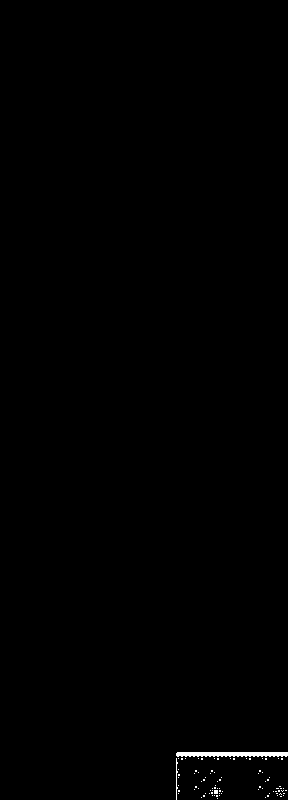

A 2D game scene composited from a Tiled map and its tileset images. What follows is a short description and the map's XML, with every tile layer's data as written:
An orthogonal 18x50 tile map with 16x16 px tiles, 1 tile layer (BG) and 1 object.

<map version="1.10" tiledversion="1.11.2" orientation="orthogonal" renderorder="right-down" width="18" height="50" tilewidth="16" tileheight="16" infinite="0" nextlayerid="4" nextobjectid="7">
 <tileset firstgid="1" source="../startLevel/monochrome_sheet.tsx" />
 <layer id="1" name="BG" width="18" height="50">
  <data encoding="csv">
132,132,132,132,132,132,132,132,132,132,132,132,132,132,132,132,132,132,
132,132,132,132,132,132,132,132,132,132,132,132,132,132,132,132,132,132,
132,132,132,132,132,132,132,132,132,132,132,132,132,132,132,132,132,132,
132,132,132,132,132,132,132,132,132,132,132,132,132,132,132,132,132,132,
132,132,132,132,132,132,132,132,132,132,132,132,132,132,132,132,132,132,
132,132,132,132,132,132,132,132,132,132,132,132,132,132,132,132,132,132,
132,132,132,132,132,132,132,132,132,132,132,132,132,132,132,132,132,132,
132,132,132,132,132,132,132,132,132,132,132,132,132,132,132,132,132,132,
132,132,132,132,132,132,132,132,132,132,132,132,132,132,132,132,132,132,
132,132,132,132,132,132,132,132,132,132,132,132,132,132,132,132,132,132,
132,132,132,132,132,132,132,132,132,132,132,132,132,132,132,132,132,132,
132,132,132,132,132,132,132,132,132,132,132,132,132,132,132,132,132,132,
132,132,132,132,132,132,132,132,132,132,132,132,132,132,132,132,132,132,
132,132,132,132,132,132,132,132,132,132,132,132,132,132,132,132,132,132,
132,132,132,132,132,132,132,132,132,132,132,132,132,132,132,132,132,132,
132,132,132,132,132,132,132,132,132,132,132,132,132,132,132,132,132,132,
132,132,132,132,132,132,132,132,132,132,132,132,132,132,132,132,132,132,
132,132,132,132,132,132,132,132,132,132,132,132,132,132,132,132,132,132,
132,132,132,132,132,132,132,132,132,132,132,132,132,132,132,132,132,132,
132,132,132,132,132,132,132,132,132,132,132,132,132,132,132,132,132,132,
132,132,132,132,132,132,132,132,132,132,132,132,132,132,132,132,132,132,
132,132,132,132,132,132,132,132,132,132,132,132,132,132,132,132,132,132,
132,132,132,132,132,132,132,132,132,132,132,132,132,132,132,132,132,132,
132,132,132,132,132,132,132,132,132,132,132,132,132,132,132,132,132,132,
132,132,132,132,132,132,132,132,132,132,132,132,132,132,132,132,132,132,
132,132,132,132,132,132,132,132,132,132,132,132,132,132,132,132,132,132,
132,132,132,132,132,132,132,132,132,132,132,132,132,132,132,132,132,132,
132,132,132,132,132,132,132,132,132,132,132,132,132,132,132,132,132,132,
132,132,132,132,132,132,132,132,132,132,132,132,132,132,132,132,132,132,
132,132,132,132,132,132,132,132,132,132,132,132,132,132,132,132,132,132,
132,132,132,132,132,132,132,132,132,132,132,132,132,132,132,132,132,132,
132,132,132,132,132,132,132,132,132,132,132,132,132,132,132,132,132,132,
132,132,132,132,132,132,132,132,132,132,132,132,132,132,132,132,132,132,
132,132,132,132,132,132,132,132,132,132,132,132,132,132,132,132,132,132,
132,132,132,132,132,132,132,132,132,132,132,132,132,132,132,132,132,132,
132,132,132,132,132,132,132,132,132,132,132,132,132,132,132,132,132,132,
132,132,132,132,132,132,132,132,132,132,132,132,132,132,132,132,132,132,
132,132,132,132,132,132,132,132,132,132,132,132,132,132,132,132,132,132,
132,132,132,132,132,132,132,132,132,132,132,132,132,132,132,132,132,132,
132,132,132,132,132,132,132,132,132,132,132,132,132,132,132,132,132,132,
132,132,132,132,132,132,132,132,132,132,132,132,132,132,132,132,132,132,
132,132,132,132,132,132,132,132,132,132,132,132,132,132,132,132,132,132,
132,132,132,132,132,132,132,132,132,132,132,132,132,132,132,132,132,132,
132,132,132,132,132,132,132,132,132,132,132,132,132,132,132,132,132,132,
132,379,132,132,379,132,132,379,379,379,379,379,379,379,132,132,132,132,
132,379,379,379,379,379,379,379,132,132,132,132,379,379,379,132,132,132,
132,379,379,379,379,379,132,132,132,132,132,132,132,132,132,132,132,132,
132,379,379,379,379,379,379,379,379,132,132,116,117,117,117,117,117,117,
132,132,132,132,132,132,132,132,132,132,132,136,292,292,379,379,292,132,
132,132,132,132,132,132,132,132,132,132,132,136,292,217,132,132,292,297
</data>
 </layer>
 <objectgroup id="3" name="Platforms">
  <object id="6" x="176" y="752">
   <polygon points="0,0 0,48 112,48 112,0" />
  </object>
 </objectgroup>
 <objectgroup id="2" name="Entities" />
</map>
